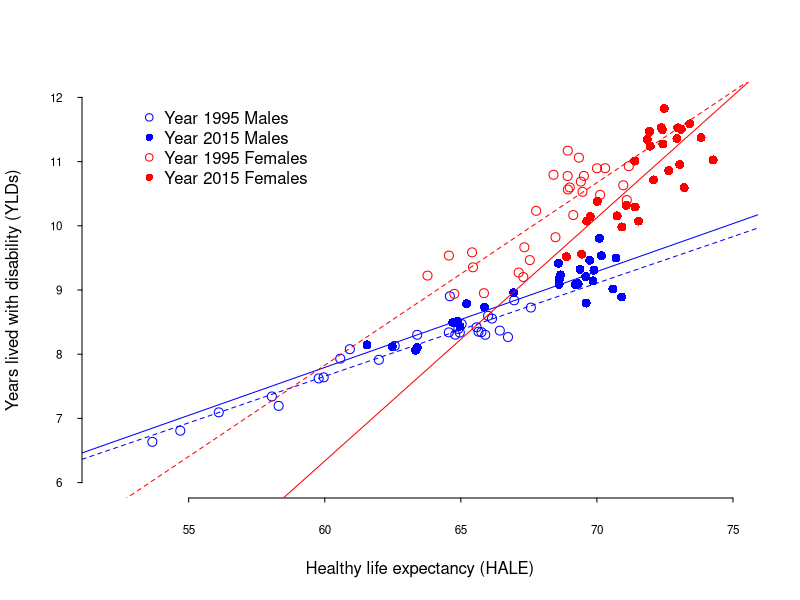

Generate this figure with R:
# Expansion of morbidity
#Years lived with disability (YLDs)
# Years of life lived with any short-term or long-term health loss.

# Healthy life expectancy, or health-adjusted life expectancy (HALE)
#The number of years that a person at a given age can expect to live in good health, 
# taking into account mortality and disability.

# Raw Data
HALE.raw.data <- read.csv("./IHME-GBD_2015_DATA-7c514cb9-1/IHME-GBD_2015_DATA-7c514cb9-1.csv")
LE.raw.data <- read.csv("./IHME-GBD_2015_DATA-b8689aa2-1/IHME-GBD_2015_DATA-b8689aa2-1.csv")

head(LE.raw.data)
head(HALE.raw.data)

# Tidy Data
library(data.table)

attach(LE.raw.data)
attach(HALE.raw.data)

DT.LE <- data.table(LE.raw.data)
DT.HALE <- data.table(HALE.raw.data)

tables()

######################################################

# MALES 

data.LE.1995.male <- DT.LE[DT.LE$year == "1995" & DT.LE$sex == "Male", ]
data.HALE.1995.male <- DT.HALE[DT.HALE$year == "1995" & DT.HALE$sex == "Male", ]
data.YLD.1995.male <- data.LE.1995.male$val - data.HALE.1995.male$val

data.LE.2015.male <- DT.LE[DT.LE$year == "2015" & DT.LE$sex == "Male", ]
data.HALE.2015.male <- DT.HALE[DT.HALE$year == "2015" & DT.HALE$sex == "Male", ]
data.YLD.2015.male <- data.LE.2015.male$val - data.HALE.2015.male$val

# Preliminary Point Estimates

min.HALE.1995.male <- round(min(data.HALE.1995.male$val), 1)
max.HALE.1995.male <- round(max(data.HALE.1995.male$val), 1)
median.HALE.1995.male <- round(median(data.HALE.1995.male$val),1)
mad.HALE.1995.male <- round(mad(data.HALE.1995.male$val), 1)

min.YLD.1995.male <- round(min(data.YLD.1995.male), 1)
max.YLD.1995.male <- round(max(data.YLD.1995.male), 1)
median.YLD.1995.male <- round(median(data.YLD.1995.male),1)
mad.YLD.1995.male <- round(mad(data.YLD.1995.male), 1)

min.HALE.2015.male <- round(min(data.HALE.2015.male$val), 1)
max.HALE.2015.male <- round(max(data.HALE.2015.male$val), 1)
median.HALE.2015.male <- round(median(data.HALE.2015.male$val),1)
mad.HALE.2015.male <- round(mad(data.HALE.2015.male$val), 1)

min.YLD.2015.male <- round(min(data.YLD.2015.male), 1)
max.YLD.2015.male <- round(max(data.YLD.2015.male), 1)
median.YLD.2015.male <- round(median(data.YLD.2015.male),1)
mad.YLD.2015.male <- round(mad(data.YLD.2015.male), 1)

plot(data.HALE.1995.male$val, 
     data.YLD.1995.male, 
     col="blue",
     cex=1.2,
     pch=1,
     xlim = c(52,75), 
     ylim=c(6, 12), 
     axes=F,
     xlab="Healthy life expectancy (HALE)",
     ylab="Years lived with disability (YLDs)")


points(data.HALE.2015.male$val, 
       data.YLD.2015.male, 
       col="blue",
       cex=1.2,
       pch=16)

# Accelerating expansion of morbidity

abline(lm(data.YLD.1995.male ~ data.HALE.1995.male$val), col="blue", lty=2)
abline(lm(data.YLD.2015.male ~ data.HALE.2015.male$val), col="blue", lty=1)

summary(lm(data.YLD.1995.male ~ data.HALE.1995.male$val))
confint(lm(data.YLD.1995.male ~ data.HALE.1995.male$val))

summary(lm(data.YLD.2015.male ~ data.HALE.2015.male$val))
confint(lm(data.YLD.2015.male ~ data.HALE.2015.male$val))


# Healthy life expectancy and disability gap

(gap.HALE.1995.male <- round(max.HALE.1995.male - min.HALE.1995.male, 1))
(gap.HALE.2015.male <- round(max.HALE.2015.male - min.HALE.2015.male, 1))
gap.HALE.2015.male - gap.HALE.1995.male
((gap.HALE.2015.male - gap.HALE.1995.male) / gap.HALE.1995.male) * 100

(gap.YLD.1995.male <- round(max.YLD.1995.male - min.YLD.1995.male, 1))
(gap.YLD.2015.male <- round(max.YLD.2015.male - min.YLD.2015.male, 1))
((gap.YLD.2015.male - gap.YLD.1995.male) / gap.YLD.1995.male) * 100
gap.YLD.2015.male - gap.YLD.1995.male


######################################################

# Female 

data.LE.1995.female <- DT.LE[DT.LE$year == "1995" & DT.LE$sex == "Female", ]
data.HALE.1995.female <- DT.HALE[DT.HALE$year == "1995" & DT.HALE$sex == "Female", ]
data.YLD.1995.female <- data.LE.1995.female$val - data.HALE.1995.female$val

data.LE.2015.female <- DT.LE[DT.LE$year == "2015" & DT.LE$sex == "Female", ]
data.HALE.2015.female <- DT.HALE[DT.HALE$year == "2015" & DT.HALE$sex == "Female", ]
data.YLD.2015.female <- data.LE.2015.female$val - data.HALE.2015.female$val

# Preliminary Point Estimates

min.HALE.1995.female <- round(min(data.HALE.1995.female$val), 1)
max.HALE.1995.female <- round(max(data.HALE.1995.female$val), 1)
median.HALE.1995.female <- round(median(data.HALE.1995.female$val),1)
mad.HALE.1995.female <- round(mad(data.HALE.1995.female$val), 1)

min.YLD.1995.female <- round(min(data.YLD.1995.female), 1)
max.YLD.1995.female <- round(max(data.YLD.1995.female), 1)
median.YLD.1995.female <- round(median(data.YLD.1995.female),1)
mad.YLD.1995.female <- round(mad(data.YLD.1995.female), 1)

min.HALE.2015.female <- round(min(data.HALE.2015.female$val), 1)
max.HALE.2015.female <- round(max(data.HALE.2015.female$val), 1)
median.HALE.2015.female <- round(median(data.HALE.2015.female$val),1)
mad.HALE.2015.female <- round(mad(data.HALE.2015.female$val), 1)

min.YLD.2015.female <- round(min(data.YLD.2015.female), 1)
max.YLD.2015.female <- round(max(data.YLD.2015.female), 1)
median.YLD.2015.female <- round(median(data.YLD.2015.female),1)
mad.YLD.2015.female <- round(mad(data.YLD.2015.female), 1)

points(data.HALE.1995.female$val, 
     data.YLD.1995.female, 
     col="red",
     cex=1.2,
     pch=1)

points(data.HALE.2015.female$val, 
       data.YLD.2015.female, 
       col="red",
       cex=1.2,
       pch=16)

axis(1, col.axis="black", las=1, cex.axis=0.7, tck=-.01)
axis(2, col.axis="black", las=2, cex.axis=0.7, tck=-.01)

legend(53, 12,  
       c("Year 1995 Males","Year 2015 Males", "Year 1995 Females","Year 2015 Females"),
       pch=c(1,16,1,16),
       cex=c(1,1,1,1),
       col=c("blue", "blue", "red", "red"),
       bty = "n")

# Accelerating expansion of morbidity

abline(lm(data.YLD.1995.female ~ data.HALE.1995.female$val), col="red", lty=2)
abline(lm(data.YLD.2015.female ~ data.HALE.2015.female$val), col="red", lty=1)

summary(lm(data.YLD.1995.female ~ data.HALE.1995.female$val))
confint(lm(data.YLD.1995.female ~ data.HALE.1995.female$val))

summary(lm(data.YLD.2015.female ~ data.HALE.2015.female$val))
confint(lm(data.YLD.2015.female ~ data.HALE.2015.female$val))


# Healthy life expectancy and disability gap

(gap.HALE.1995.female <- round(max.HALE.1995.female - min.HALE.1995.female, 1))
(gap.HALE.2015.female <- round(max.HALE.2015.female - min.HALE.2015.female, 1))
gap.HALE.2015.female - gap.HALE.1995.female
((gap.HALE.2015.female - gap.HALE.1995.female) / gap.HALE.1995.female) * 100

(gap.YLD.1995.female <- round(max.YLD.1995.female - min.YLD.1995.female, 1))
(gap.YLD.2015.female <- round(max.YLD.2015.female - min.YLD.2015.female, 1))
((gap.YLD.2015.female - gap.YLD.1995.female) / gap.YLD.1995.female) * 100
gap.YLD.2015.female - gap.YLD.1995.female



